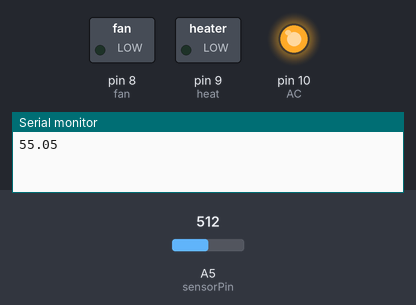
The sketch below on a simulated Arduino Uno, built with avr-gcc and run on an emulated ATmega328P. On the bench: switched loads named in the sketch (green lamp = pin HIGH), output pins drawn as LEDs (lit = HIGH), the last lines printed to the serial monitor. The inputs (shaded band) are chosen by the test bench; at power-on: A5 (sensorPin) = 512.

Above: at 18.0 s.
18.1 s: A5 (sensorPin) set to 238
33.1 s: A5 (sensorPin) set to 208
At 40.5 s:
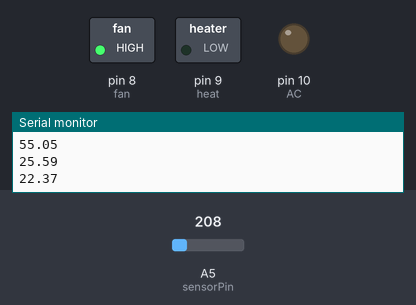
48.1 s: A5 (sensorPin) set to 180
63.1 s: A5 (sensorPin) set to 153
At 80.5 s:
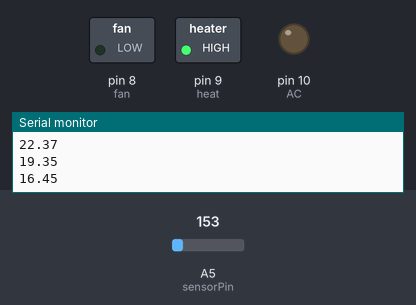
Timing chart, 0 to 82.0 s (numbered marks = the images above; inputs shaded):
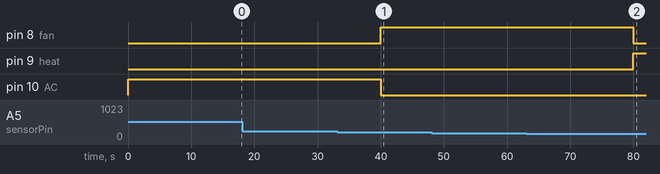

The sketch:

sketch_mar29a.ino
```cpp
// Michael Meixner, EE452 Lab 4
float temp, fTemp;
int sensorRead;
int sensorPin = A5;
const int heat = 9, fan = 8, AC = 10;
void setup() {
  // put your setup code here, to run once:
  analogReference(INTERNAL);
  Serial.begin(9600);
  pinMode(heat, OUTPUT);
  pinMode(fan, OUTPUT);
  pinMode(AC, OUTPUT);
  digitalWrite(AC, LOW);
  digitalWrite(fan, LOW);
  digitalWrite(heat, LOW);
}

void loop() {
  // put your main code here, to run repeatedly:
  sensorRead = analogRead(sensorPin);
  delayMicroseconds(104);
  temp = sensorRead / 9.3; //9.3 bits per 10 mV
  Serial.println(temp);
  fTemp = (temp * 9/5) + 32;
  if(fTemp > 75){
    digitalWrite(AC, HIGH);
  } else if(fTemp > 65 && fTemp < 75) {
    digitalWrite(fan, HIGH);
  } else {
    digitalWrite(heat, HIGH);
  }
  delay(20000);
  digitalWrite(AC, LOW);
  digitalWrite(fan, LOW);
  digitalWrite(heat, LOW);
}
```

Measured:
- the behaviour switches between 223 and 222 on A5 (sensorPin) (found by bisection; images 0 and 1)
- the behaviour switches between 171 and 170 on A5 (sensorPin) (found by bisection; images 1 and 2)
- after the input at 33.1 s, pin 8 (fan): LOW → HIGH after 6.9 s; pin 10 (AC): HIGH → LOW after 6.9 s
- after the input at 63.1 s, pin 8 (fan): HIGH → LOW after 16.9 s; pin 9 (heat): LOW → HIGH after 16.9 s
